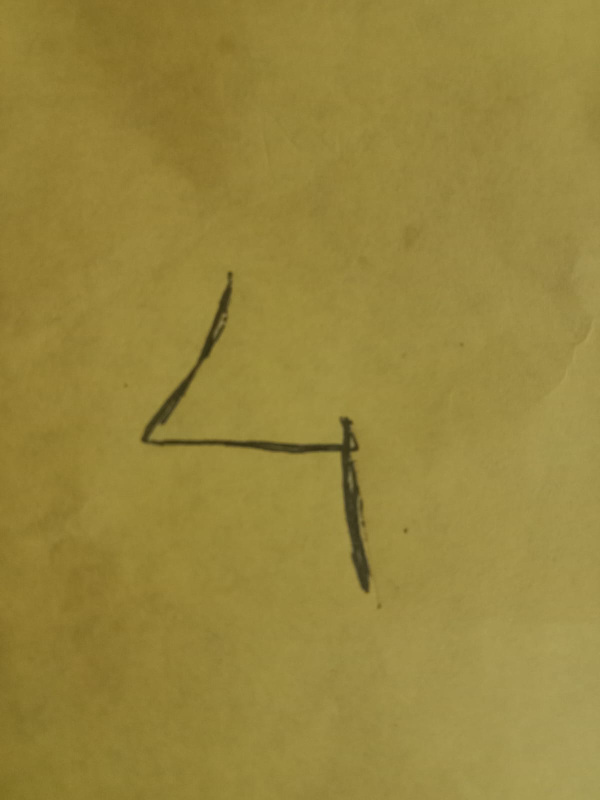
#> input picture handwritten-recgnition/test_digit.png, 1200 x 1600 px (shown at 1/2 size)
$ python -i preprocessing.py   (imports and definitions only)
#> lines starting #> are read from the running program, lines starting #| are printed output that depends on the picture
#> further down, picture is the input picture: PIL image 1200x1600 RGB; mean R, G, B 151.1, 133.1, 61.3
import numpy as np
from PIL import Image


def preprocess_image(image, train_min=0.0, train_max=1.0):
    """
    Convert any uploaded or drawn image into the 28x28 MNIST-style input
    (shape (1, 784)) that the MLP expects.

    Handles: transparent PNGs, colour photos, dark-on-light paper digits,
    light-on-dark canvas digits, off-centre digits and different sizes.
    """
#> called with train_min = 0, train_max = 1
    # 1. Flatten transparency onto a white background, then go grayscale
    image = image.convert("RGBA")
    white = Image.new("RGBA", image.size, (255, 255, 255, 255))
#> white: PIL image 1200x1600 RGBA; every value is 255
    image = Image.alpha_composite(white, image).convert("L")
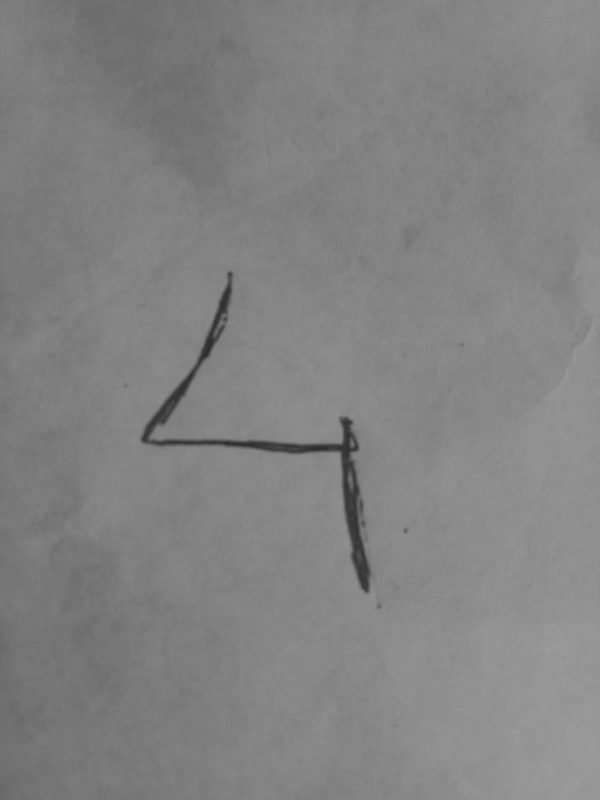
#> image: PIL image 1200x1600 L (shown at 1/2 size); min 41, max 156, mean 130.3

    arr = np.asarray(image, dtype=np.float32) / 255.0

    # 2. MNIST digits are WHITE on BLACK. If the border is bright
    #    (paper-style image), invert it.
    border = np.concatenate([arr[0, :], arr[-1, :], arr[:, 0], arr[:, -1]])
#> border = 5600 values, max 0.604 at index 2376, min 0.404 at index 3695, mean 0.505
    if border.mean() > 0.5:
        arr = 1.0 - arr
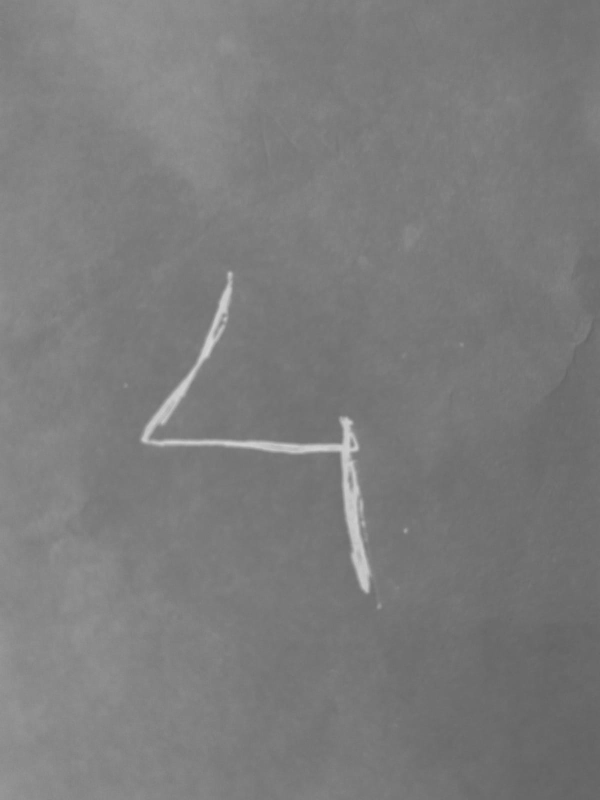
#> arr: shape (1600, 1200) float32 (shown at 1/2 size); min 0.388, max 0.839, mean 0.489

    # 3. Stretch contrast and remove faint background noise
    lo, hi = arr.min(), arr.max()
#> lo = 0.388; hi = 0.839
    if hi - lo < 1e-3:
        raise ValueError("The image looks blank. Please use a clear digit.")
    arr = (arr - lo) / (hi - lo)
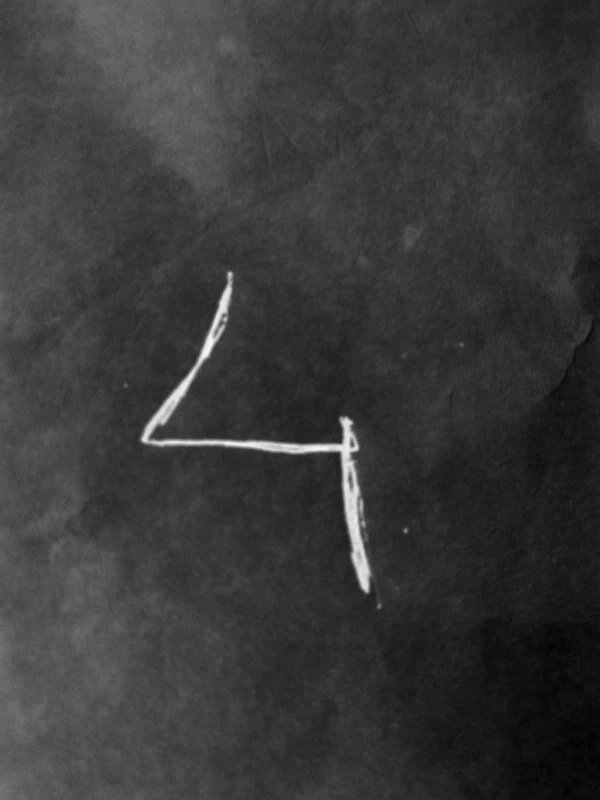
#> arr: shape (1600, 1200) float32 (shown at 1/2 size); min 0, max 1, mean 0.223
    arr[arr < 0.2] = 0.0
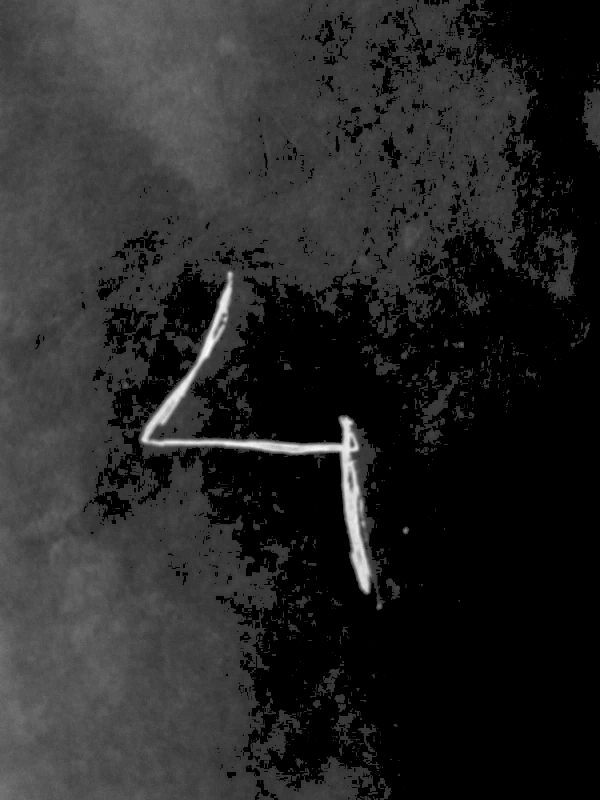
#> arr: shape (1600, 1200) float32 (shown at 1/2 size); min 0, max 1, mean 0.156

    # 4. Crop tightly around the digit
    ys, xs = np.where(arr > 0)
    if len(ys) == 0:
        raise ValueError("No digit found in the image.")
    arr = arr[ys.min():ys.max() + 1, xs.min():xs.max() + 1]

    # 5. Resize so the longest side is 20 px (keeps aspect ratio, like MNIST)
    h, w = arr.shape
#> h = 1600; w = 1200
    scale = 20.0 / max(h, w)
#> scale = 0.0125
    new_w, new_h = max(1, int(round(w * scale))), max(1, int(round(h * scale)))
#> new_w = 15; new_h = 20
    small = Image.fromarray((arr * 255).astype(np.uint8)).resize(
        (new_w, new_h), Image.LANCZOS
    )
    small = np.asarray(small, dtype=np.float32) / 255.0

    # 6. Place it on a 28x28 canvas, centred by centre of mass (like MNIST)
    total = small.sum()
#> total = 46.83
    yy, xx = np.indices(small.shape)
    cy = (yy * small).sum() / total
#> cy = 8.4
    cx = (xx * small).sum() / total
#> cx = 4.3
    x0 = int(round(14 - cx))
#> x0 = 10
    y0 = int(round(14 - cy))
#> y0 = 6
    x0 = min(max(x0, 0), 28 - new_w)
    y0 = min(max(y0, 0), 28 - new_h)

    canvas = np.zeros((28, 28), dtype=np.float32)
    canvas[y0:y0 + new_h, x0:x0 + new_w] = small
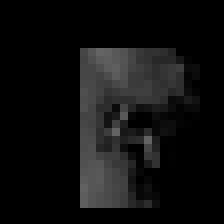
#> canvas: shape (28, 28) float32 (shown 8 times larger); min 0, max 0.392, mean 0.0597

    # 7. Scale to the same pixel range the model was trained on
    canvas = train_min + canvas * (train_max - train_min)

    return canvas.reshape(1, 784)

>>> from PIL import Image
>>> picture = Image.open('../test_digit.png')
>>> result = preprocess_image(picture)
